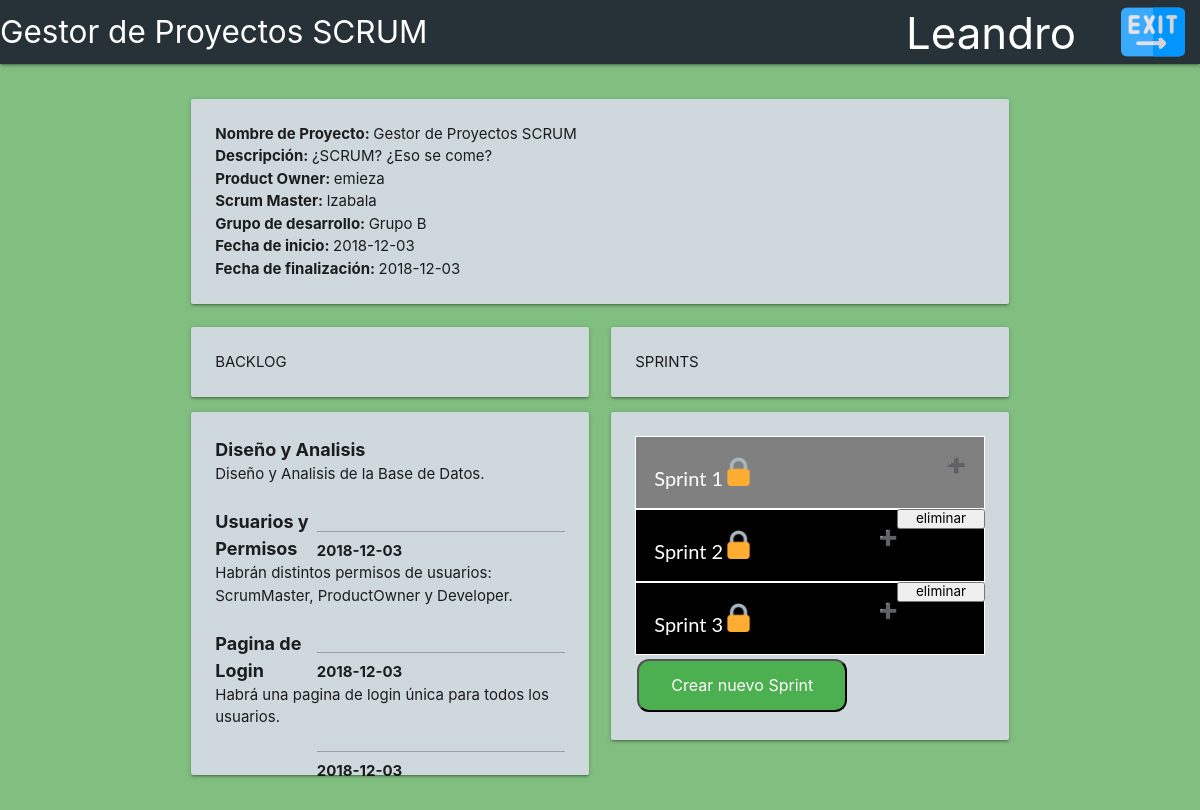
The page /proyectos.php?nom=Gestor de Proyectos SCRUM (signed in) on the database its author committed.
### tables this page shows
CREATE TABLE `users` (
  `uid` int(11) NOT NULL,
  `username` varchar(20) NOT NULL,
  `password` varchar(256) NOT NULL,
  `rol` varchar(20) NOT NULL,
  `name` varchar(20) NOT NULL,
  `last_name` varchar(20) DEFAULT NULL,
  `email` varchar(50) NOT NULL,
  `phone_number` int(11) NOT NULL
);

CREATE TABLE `project` (
  `id_project` int(11) NOT NULL,
  `cod_project` int(11) NOT NULL,
  `name_project` varchar(30) NOT NULL,
  `description` varchar(40) NOT NULL,
  `product_owner` varchar(20) NOT NULL,
  `scrum_master` varchar(20) NOT NULL,
  `group_name` varchar(15) NOT NULL,
  `date_start` date NOT NULL,
  `date_finish` date NOT NULL,
  `comments` varchar(40) NOT NULL,
  `budget` int(11) NOT NULL
);

CREATE TABLE `sprints` (
  `id_sprint` int(11) NOT NULL,
  `cod_project` int(11) NOT NULL,
  `number_sprint` int(11) NOT NULL,
  `name_sprint` varchar(20) NOT NULL,
  `date_start` date NOT NULL,
  `date_finish` date NOT NULL,
  `total_hours` int(11) NOT NULL,
  `hours_left` int(11) NOT NULL
);

CREATE TABLE `specifications` (
  `id_specification` int(11) NOT NULL,
  `cod_specification` int(11) NOT NULL,
  `cod_project` int(11) NOT NULL,
  `name_specification` varchar(60) NOT NULL,
  `description` varchar(200) NOT NULL,
  `number_sprint` int(11) DEFAULT NULL,
  `comments` varchar(40) NOT NULL,
  `hours` int(11) NOT NULL,
  `date` date NOT NULL,
  `completed` tinyint(1) DEFAULT NULL
);

### userClass.php (called while the page is built, shortened)
<?php
class userClass
{
public function userDetails($uid)
{
try{
$db = getDB();
$stmt = $db->prepare("SELECT email,username,name,rol FROM users WHERE uid=:uid");
$stmt->bindParam("uid", $uid,PDO::PARAM_INT);
$stmt->execute();
$data = $stmt->fetch(PDO::FETCH_OBJ);
return $data;
}
catch(PDOException $e) {
echo '{"error":{"text":'. $e->getMessage() .'}}';
}
}
}
?>

### proyectos.php (the view, shortened to what this page needs)
<?php
include('session.php');
$userDetails=$userClass->userDetails($session_uid);
$nombre_usuario_proyecto=$userDetails->name;
?>
<!DOCTYPE html>
<html>
<head>
	<link rel="stylesheet" type="text/css" href="css/codigo.css">
	<link rel="stylesheet" href="css/materialize.min.css">
</head>
<body>
<div>
	<nav class="blue-grey darken-4">
		<div class="nav-wrapper">
			<a href="" class="brand-logo"><?php echo $v1= $_GET['nom']; ?></a>
			<ul id="nav-mobile" class="right hide-on-med-and-down">
				<li id="nombre_usuario"><h3 id="nombeUsuario" style="color:white"><?php echo $userDetails->name; ?></h3></li>
				<li id="icono_logout"><a href="<?php echo BASE_URL; ?>logout.php"><img src="css/images/salida.png"></a></li>
			</ul>
		</div>
	</nav>
	<div class="container">
		<div class="row">
			<div class="col m12">
				<div class="card-panel blue-grey lighten-4">
					<?php
					$pdo=getDB();
					$sql="SELECT * from project WHERE cod_project IN (SELECT cod_project FROM proj_users WHERE name_proj='".$v1."' AND username IN (SELECT username FROM users WHERE name='".$nombre_usuario_proyecto."'))";
					foreach ($pdo->query($sql) as $row) {
			        echo "<b>Nombre de Proyecto: </b>",$row['name_project'] . "\t<br>";
			        echo "<b>Descripción: </b>",$row['description'] . "\t<br>";
			        echo "<b>Product Owner: </b>",$row['product_owner'] . "\t<br>";
			        echo "<b>Scrum Master: </b>",$row['scrum_master'] . "\t<br>";
			        echo "<b>Grupo de desarrollo: </b>",$row['group_name'] . "\t<br>";
			        echo "<b>Fecha de inicio: </b>",$row['date_start'] . "\t<br>";
			        echo "<b>Fecha de finalización: </b>",$row['date_finish'] . "\t<br>";
			    	}
					?>
				</div>
			</div>
			<div id="contenedor_sprints_backlog">
				<div id="divSprint" class=" col s6 right">
					<div class="card-panel blue-grey lighten-4">SPRINTS</div>
					<div  id="contenedor_sprints" class="card-panel blue-grey lighten-4">
						<?php
						$pdo=getDB();
						$sql="SELECT * from sprints WHERE cod_project IN (SELECT cod_project FROM proj_users WHERE name_proj='".$v1."' AND username IN (SELECT username FROM users WHERE name='".$nombre_usuario_proyecto."'))";
						$num=0;
						foreach ($pdo->query($sql) as $row) {
						echo "<button class=' boton_eliminar col s3 right' onclick='eliminarSprint()'>".'eliminar'."</button>";
						echo "<div id='sprintDiv$num' class='acordeon' style='background-color:#4f986c;color: #fff; cursor: pointer;  padding: 18px; width:100%; text-align: left; border: 1px solid white; transition: 0.4s;font: 20px Lato, sans-serif;'>".$row['name_sprint']."<img id='candado$num' onmouseover='hoverCandado(this)'  onmouseout='candadoCerrado(this)' class='candado' src='img/cerrado.png'> </div>";
				   		 $num=$num+1;
						}
						?>
							<div id="boton_sprint"></div>
						</div>
					</div>
				</div>
				<div id="ultimoDiv" class=" col s6 left">
					<div class="card-panel blue-grey lighten-4">BACKLOG</div>
					<div id="divEspe" ondragenter="return enter(event)" ondragover="return over(event)" ondragleave="return leave(event)" ondrop="return drop(event)" class="card-panel blue-grey lighten-4">
						<?php
						$pdo=getDB();
						$sql="SELECT * from specifications WHERE cod_project IN (SELECT cod_project FROM proj_users WHERE name_proj='".$v1."' AND username IN (SELECT username FROM users WHERE name='".$nombre_usuario_proyecto."'))";
						$dragnumber=0;
						foreach ($pdo->query($sql) as $row) {
						echo "<div class='cuadradito'id='mover_div$dragnumber' draggable='true' ondragstart='start(event)'' ondragend='end(event)style='margin-bottom: 10px;border: solid yellowgreen;' >";
				        echo "<b><font size='4'>",$row['name_specification'] . "\t</font></b><br>";
				        echo $row['description'] . "\t";
				        echo "<b style='float:right'>";
				        echo "<input name='horas' type='text' ></input>\t <br>";
				        echo $row['date'] . "\t ";
				        echo "</b>";
				        echo '<br><br>';
				       	echo '</div>';
				       	$dragnumber=$dragnumber+1;
				    	}
						?>
					</div>
				</div>
			</div>
		</div>
	</div>
</body>
</html>

### css/codigo.css (style rules this page uses)
h3 { color:#94abcd }
body { background-size: cover; background-color: #81bf81; }
#nombre_usuario { float: left; margin-right: 30px; }
#icono_logout { float: right; }
#nombeUsuario { margin-top: 10px; color: #262123; }
.acordeon { background-color: #4f986c; color: #fff; cursor: pointer; padding: 18px; width:100%; text-align: left; border: 1px solid white; transition: 0.4s; font: 20px Lato, sans-serif; }
.acordeon:after { content: '\02795'; font-size: 15px; float: right; margin-left: 5px; }
.boton_eliminar { display: none; float: button; font-size: 90%; }
.candado { width: 10%; height: 10%; }

### rows shown on the page
users: name "Leandro"
project: name_project "Gestor de Proyectos SCRUM", description "¿SCRUM? ¿Eso se come?", product_owner "emieza", scrum_master "lzabala", group_name "Grupo B", date_start "2018-12-03", date_finish "2018-12-03"
sprints: name_sprint "Sprint 1"
sprints: name_sprint "Sprint 2"
sprints: name_sprint "Sprint 3"
specifications: name_specification "Diseño y Analisis", description "Diseño y Analisis de la Base de Datos.", date "2018-12-03"
specifications: name_specification "Usuarios y Permisos", description "Habrán distintos permisos de usuarios: ScrumMaster, ProductOwner y Developer.", date "2018-12-03"
specifications: name_specification "Pagina de Login", description "Habrá una pagina de login única para todos los usuarios.", date "2018-12-03"

### other values the page prints
$v1= $_GET['nom'] "Gestor de Proyectos SCRUM"
